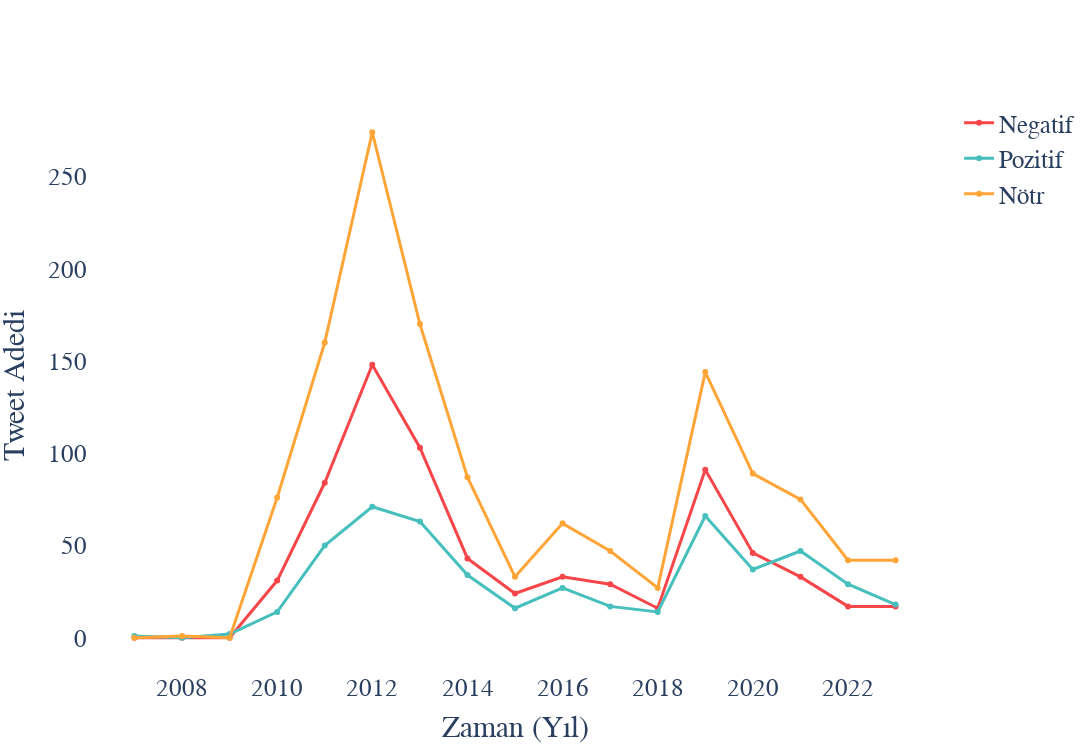

The notebook cell saved with this chart:
### Markdown cell above
# Zamana Bağlı Değişimler

### Code cell
import plotly.graph_objects as go

data['date'] = pd.to_datetime(data.date)
line_chart_sentiment_data = data.set_index('date').groupby([pd.Grouper(freq='1Y'), 'sentiment']).count().unstack(fill_value=0).stack()['text'].reset_index()
line_chart_sentiment_data['date'] = line_chart_sentiment_data['date'].astype(str)

# Create traces
fig = go.Figure()
fig.add_trace(go.Scatter(x=line_chart_sentiment_data[line_chart_sentiment_data.sentiment == 'Negatif'].date.values, y=line_chart_sentiment_data[line_chart_sentiment_data.sentiment == 'Negatif'].text.values,
                    mode='lines+markers',
                    line=dict(color='#F7464A', width=3),
                    name='Negatif',
                   ))

fig.add_trace(go.Scatter(x=line_chart_sentiment_data[line_chart_sentiment_data.sentiment == 'Pozitif'].date.values, y=line_chart_sentiment_data[line_chart_sentiment_data.sentiment == 'Pozitif'].text.values,
                    mode='lines+markers',
                    line=dict(color='#46BFBD', width=3),
                    name='Pozitif',
                   ))

fig.add_trace(go.Scatter(x=line_chart_sentiment_data[line_chart_sentiment_data.sentiment == 'Nötr'].date.values, y=line_chart_sentiment_data[line_chart_sentiment_data.sentiment == 'Nötr'].text.values,
                    mode='lines+markers',
                    line=dict(color='#FFA538', width=3),
                    name='Nötr',
                    ))

fig.update_layout(width=2000,
                  height=750,
                  paper_bgcolor='rgba(0,0,0,0)',
                  plot_bgcolor='rgba(0,0,0,0)',
                  xaxis_title='Zaman (Yıl)',
                  yaxis_title='Tweet Adedi',
                 font=dict(
                    family="Courier New, monospace",
                    size=25
                    ))

fig.show()

### Figure 1 — Plotly figure (JSON) as saved in the notebook; plotly's stock layout.template omitted (floating-point values rounded to 4 significant figures)
{"data": [{"line": {"color": "#F7464A", "width": 3}, "mode": "lines+markers", "name": "Negatif", "type": "scatter", "x": ["2006-12-31", "2007-12-31", "2008-12-31", "2009-12-31", "2010-12-31", "2011-12-31", "2012-12-31", "2013-12-31", "2014-12-31", "2015-12-31", "2016-12-31", "2017-12-31", "2018-12-31", "2019-12-31", "2020-12-31", "2021-12-31", "2022-12-31"], "y": [0, 0, 0, 31, 84, 148, 103, 43, 24, 33, 29, 16, 91, 46, 33, 17, 17]}, {"line": {"color": "#46BFBD", "width": 3}, "mode": "lines+markers", "name": "Pozitif", "type": "scatter", "x": ["2006-12-31", "2007-12-31", "2008-12-31", "2009-12-31", "2010-12-31", "2011-12-31", "2012-12-31", "2013-12-31", "2014-12-31", "2015-12-31", "2016-12-31", "2017-12-31", "2018-12-31", "2019-12-31", "2020-12-31", "2021-12-31", "2022-12-31"], "y": [1, 0, 2, 14, 50, 71, 63, 34, 16, 27, 17, 14, 66, 37, 47, 29, 18]}, {"line": {"color": "#FFA538", "width": 3}, "mode": "lines+markers", "name": "Nötr", "type": "scatter", "x": ["2006-12-31", "2007-12-31", "2008-12-31", "2009-12-31", "2010-12-31", "2011-12-31", "2012-12-31", "2013-12-31", "2014-12-31", "2015-12-31", "2016-12-31", "2017-12-31", "2018-12-31", "2019-12-31", "2020-12-31", "2021-12-31", "2022-12-31"], "y": [0, 1, 0, 76, 160, 274, 170, 87, 33, 62, 47, 27, 144, 89, 75, 42, 42]}], "layout": {"font": {"family": "Courier New, monospace", "size": 25}, "height": 750, "paper_bgcolor": "rgba(0, 0, 0, 0)", "plot_bgcolor": "rgba(0, 0, 0, 0)", "width": 2000, "xaxis": {"autorange": true, "range": ["2006-01-24 10:11:20.2038", "2023-12-06 13:48:39.7962"], "title": {"text": "Zaman (Yıl)"}, "type": "date"}, "yaxis": {"autorange": true, "range": [-17.49, 291.5], "title": {"text": "Tweet Adedi"}, "type": "linear"}}}
